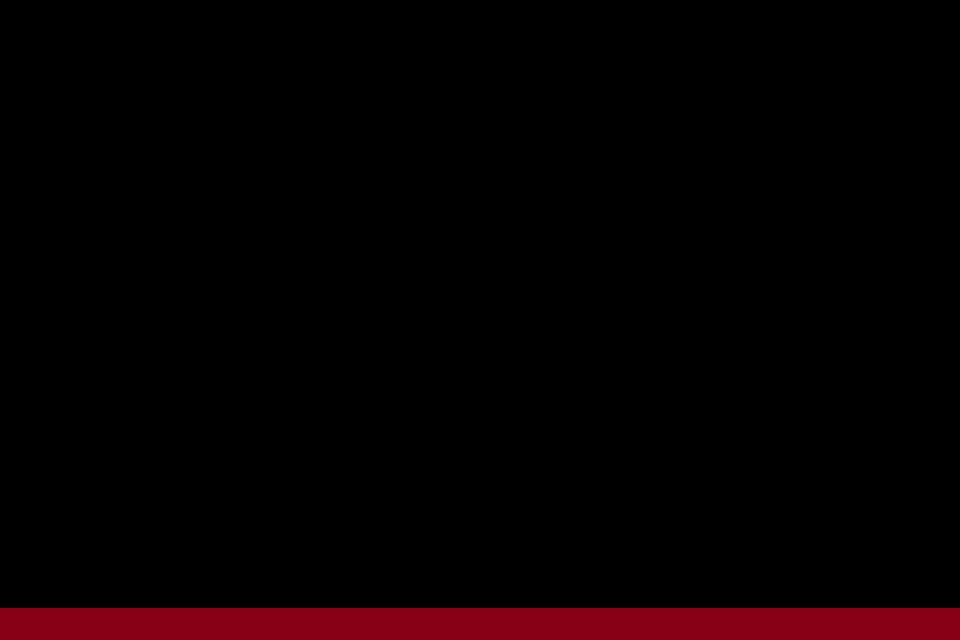

This is a level from a 2D game, rendered from its Tiled map with the project's own tilesets. A one-line summary and the complete map file follow:
An orthogonal 30x20 tile map with 32x32 px tiles, 1 tile layer (Capa de patrones 1).

<map version="1.10" tiledversion="1.11.0" orientation="orthogonal" renderorder="right-down" width="30" height="20" tilewidth="32" tileheight="32" infinite="0" nextlayerid="2" nextobjectid="1">
 <tileset firstgid="1" name="piso4" tilewidth="32" tileheight="32" tilecount="1" columns="1">
  <image source="../img/piso4.png" width="32" height="32" />
  <tile id="0">
   <properties>
    <property name="colision" type="bool" value="true" />
   </properties>
  </tile>
 </tileset>
 <layer id="1" name="Capa de patrones 1" width="30" height="20">
  <data encoding="csv">
0,0,0,0,0,0,0,0,0,0,0,0,0,0,0,0,0,0,0,0,0,0,0,0,0,0,0,0,0,0,
0,0,0,0,0,0,0,0,0,0,0,0,0,0,0,0,0,0,0,0,0,0,0,0,0,0,0,0,0,0,
0,0,0,0,0,0,0,0,0,0,0,0,0,0,0,0,0,0,0,0,0,0,0,0,0,0,0,0,0,0,
0,0,0,0,0,0,0,0,0,0,0,0,0,0,0,0,0,0,0,0,0,0,0,0,0,0,0,0,0,0,
0,0,0,0,0,0,0,0,0,0,0,0,0,0,0,0,0,0,0,0,0,0,0,0,0,0,0,0,0,0,
0,0,0,0,0,0,0,0,0,0,0,0,0,0,0,0,0,0,0,0,0,0,0,0,0,0,0,0,0,0,
0,0,0,0,0,0,0,0,0,0,0,0,0,0,0,0,0,0,0,0,0,0,0,0,0,0,0,0,0,0,
0,0,0,0,0,0,0,0,0,0,0,0,0,0,0,0,0,0,0,0,0,0,0,0,0,0,0,0,0,0,
0,0,0,0,0,0,0,0,0,0,0,0,0,0,0,0,0,0,0,0,0,0,0,0,0,0,0,0,0,0,
0,0,0,0,0,0,0,0,0,0,0,0,0,0,0,0,0,0,0,0,0,0,0,0,0,0,0,0,0,0,
0,0,0,0,0,0,0,0,0,0,0,0,0,0,0,0,0,0,0,0,0,0,0,0,0,0,0,0,0,0,
0,0,0,0,0,0,0,0,0,0,0,0,0,0,0,0,0,0,0,0,0,0,0,0,0,0,0,0,0,0,
0,0,0,0,0,0,0,0,0,0,0,0,0,0,0,0,0,0,0,0,0,0,0,0,0,0,0,0,0,0,
0,0,0,0,0,0,0,0,0,0,0,0,0,0,0,0,0,0,0,0,0,0,0,0,0,0,0,0,0,0,
0,0,0,0,0,0,0,0,0,0,0,0,0,0,0,0,0,0,0,0,0,0,0,0,0,0,0,0,0,0,
0,0,0,0,0,0,0,0,0,0,0,0,0,0,0,0,0,0,0,0,0,0,0,0,0,0,0,0,0,0,
0,0,0,0,0,0,0,0,0,0,0,0,0,0,0,0,0,0,0,0,0,0,0,0,0,0,0,0,0,0,
0,0,0,0,0,0,0,0,0,0,0,0,0,0,0,0,0,0,0,0,0,0,0,0,0,0,0,0,0,0,
0,0,0,0,0,0,0,0,0,0,0,0,0,0,0,0,0,0,0,0,0,0,0,0,0,0,0,0,0,0,
1,1,1,1,1,1,1,1,1,1,1,1,1,1,1,1,1,1,1,1,1,1,1,1,1,1,1,1,1,1
</data>
 </layer>
</map>
